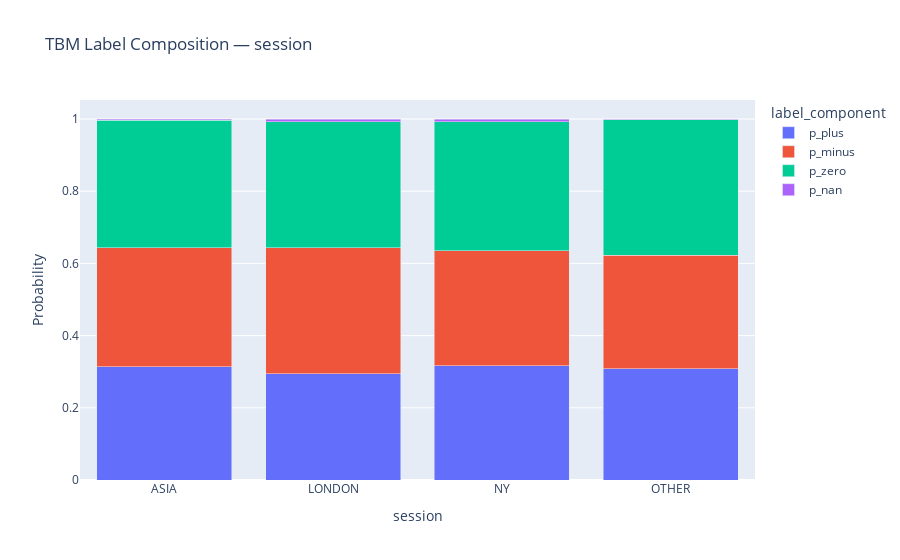

This figure's notebook cell:
### Markdown cell above
---

## D. Regime Edge (TBM Labels)

The **triple-barrier method (TBM)** evaluates every candle by simultaneously simulating a long and short trade with:
- **Take profit** at entry +/- 2.0x ATR
- **Stop loss** at entry -/+ 1.0x ATR
- **Timeout** after 24 bars (~24 hours) if neither barrier is hit

The oracle label assigned to each candle:
| Label | Meaning |
|-------|---------|
| **+1** | Long trade would have hit TP before SL |
| **-1** | Short trade would have hit TP before SL |
| **0** | Both sides timed out - no clear directional move |
| **NaN** | Whipsaw - both long and short hit their stop losses |

For each regime bucket, we compute:
- **`bias`** = P(+1) - P(-1) - positive means the bucket favors longs, negative favors shorts
- **`actionability`** = 1 - P(0) - P(NaN) - how often the bucket produces a clear directional outcome vs timeouts/whipsaws

A good candidate regime has **high |bias|**, **high actionability**, and **sufficient coverage** (sample size).

### Code cell
if "px" not in globals():
    import plotly.express as px
required = ["label_profile", "pairs", "sol"]
missing = [x for x in required if x not in globals()]
if missing:
    raise RuntimeError(f"Run prerequisite cells first. Missing: {missing}")

profile_1d = {
    "session": label_profile(sol, ["session"]),
    "trend_regime": label_profile(sol, ["trend_regime"]),
    "vol_regime": label_profile(sol, ["vol_regime"]),
}
profile_2d = {f"{a}__{b}": label_profile(sol, [a, b]) for a, b in pairs}
profile_3d = label_profile(sol, ["session", "trend_regime", "vol_regime"])

for key, tbl in profile_1d.items():
    melt = tbl[[key, "p_plus", "p_minus", "p_zero", "p_nan"]].melt(
        id_vars=[key], var_name="label_component", value_name="probability"
    )
    fig = px.bar(
        melt,
        x=key,
        y="probability",
        color="label_component",
        barmode="stack",
        title=f"TBM Label Composition — {key}",
    )
    fig.update_layout(yaxis_title="Probability")
    fig.show()

### Figure 1 — Plotly figure (JSON) as saved in the notebook; plotly's stock layout.template omitted (floating-point values rounded to 4 significant figures)
{"data": [{"hovertemplate": "label_component=p_plus<br>session=%{x}<br>probability=%{y}<extra></extra>", "legendgroup": "p_plus", "marker": {"color": "#636efa", "pattern": {"shape": ""}}, "name": "p_plus", "orientation": "v", "showlegend": true, "textposition": "auto", "type": "bar", "x": ["ASIA", "LONDON", "NY", "OTHER"], "xaxis": "x", "y": [0.3131, 0.2937, 0.3162, 0.308], "yaxis": "y"}, {"hovertemplate": "label_component=p_minus<br>session=%{x}<br>probability=%{y}<extra></extra>", "legendgroup": "p_minus", "marker": {"color": "#EF553B", "pattern": {"shape": ""}}, "name": "p_minus", "orientation": "v", "showlegend": true, "textposition": "auto", "type": "bar", "x": ["ASIA", "LONDON", "NY", "OTHER"], "xaxis": "x", "y": [0.3308, 0.3492, 0.3195, 0.3142], "yaxis": "y"}, {"hovertemplate": "label_component=p_zero<br>session=%{x}<br>probability=%{y}<extra></extra>", "legendgroup": "p_zero", "marker": {"color": "#00cc96", "pattern": {"shape": ""}}, "name": "p_zero", "orientation": "v", "showlegend": true, "textposition": "auto", "type": "bar", "x": ["ASIA", "LONDON", "NY", "OTHER"], "xaxis": "x", "y": [0.352, 0.3499, 0.3571, 0.3756], "yaxis": "y"}, {"hovertemplate": "label_component=p_nan<br>session=%{x}<br>probability=%{y}<extra></extra>", "legendgroup": "p_nan", "marker": {"color": "#ab63fa", "pattern": {"shape": ""}}, "name": "p_nan", "orientation": "v", "showlegend": true, "textposition": "auto", "type": "bar", "x": ["ASIA", "LONDON", "NY", "OTHER"], "xaxis": "x", "y": [0.004048, 0.007138, 0.007188, 0.002203], "yaxis": "y"}], "layout": {"barmode": "stack", "legend": {"title": {"text": "label_component"}, "tracegroupgap": 0}, "title": {"text": "TBM Label Composition — session"}, "xaxis": {"anchor": "y", "domain": [0.0, 1.0], "title": {"text": "session"}}, "yaxis": {"anchor": "x", "domain": [0.0, 1.0], "title": {"text": "Probability"}}}}
